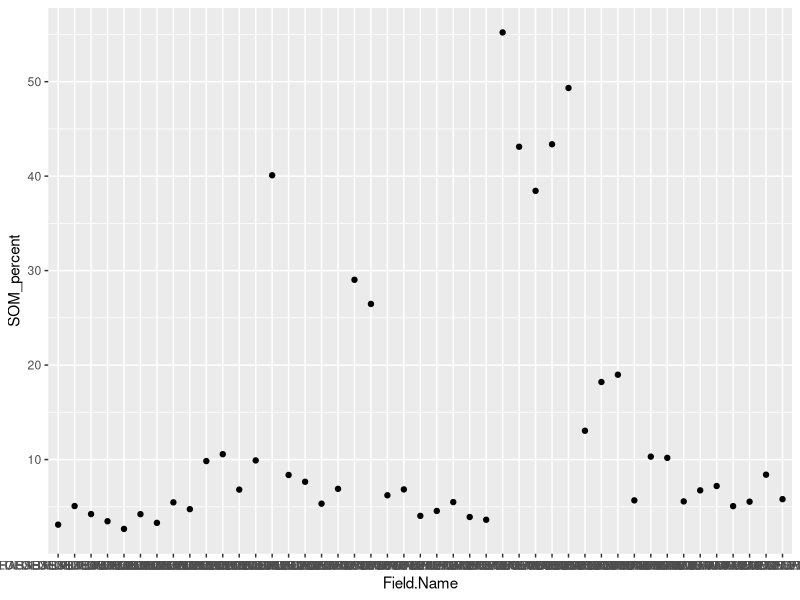
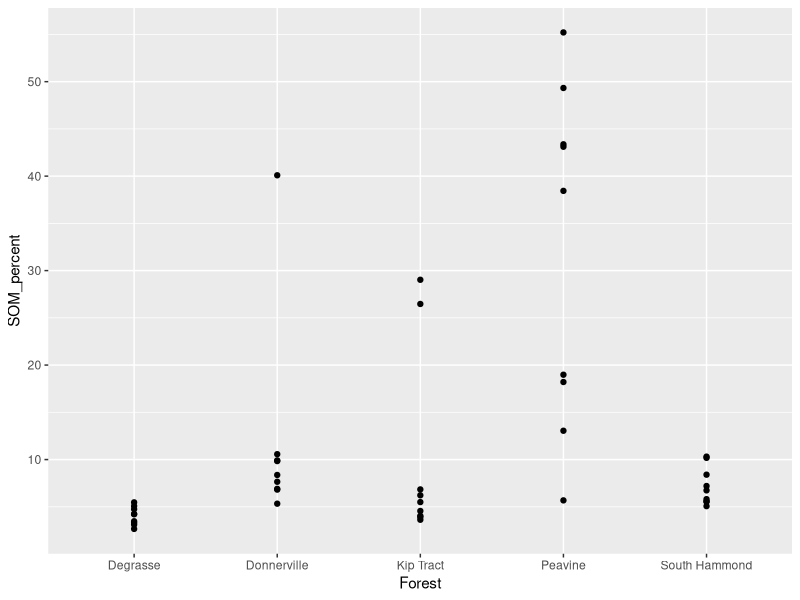
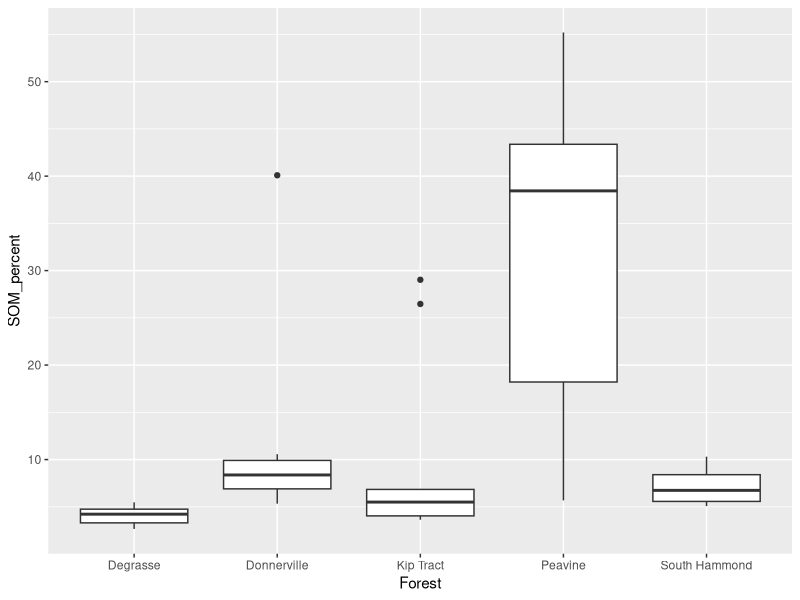
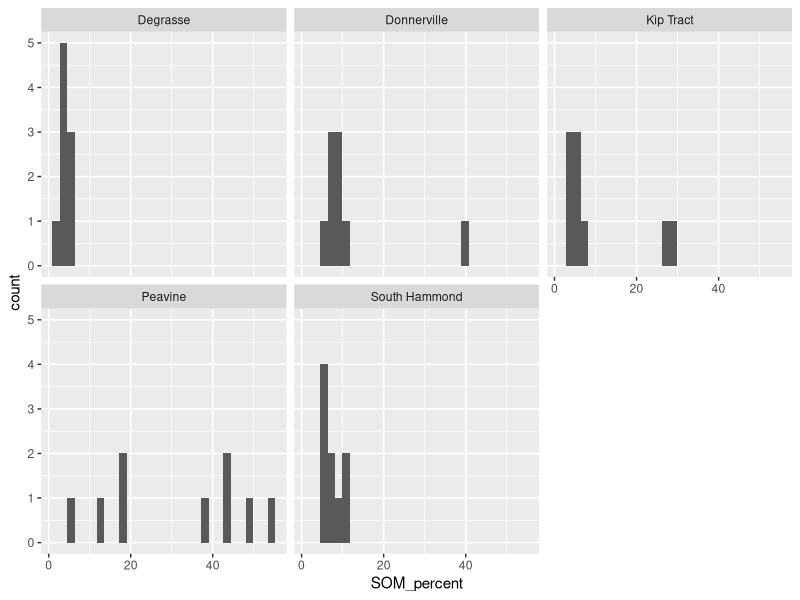
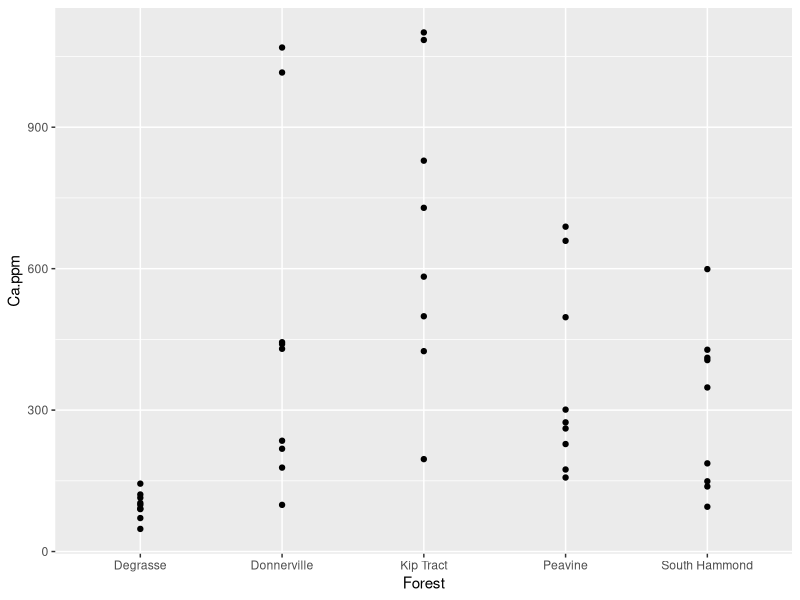
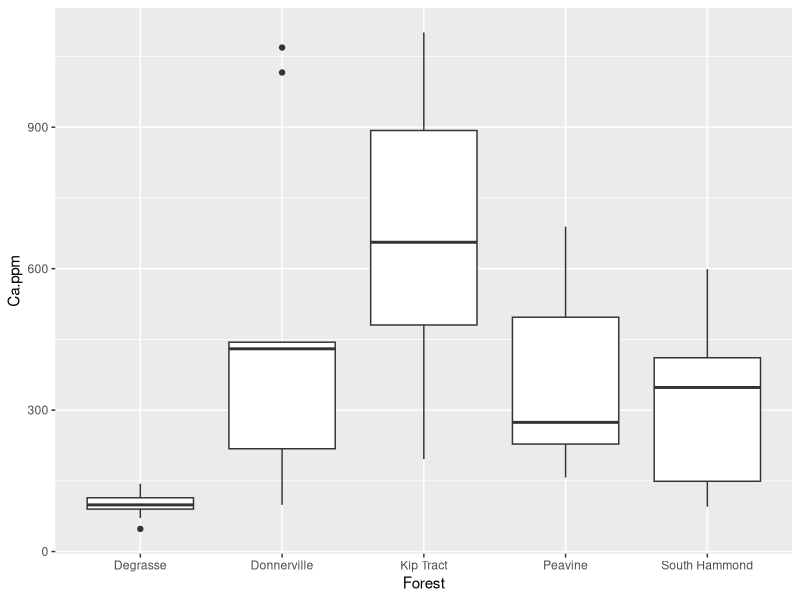
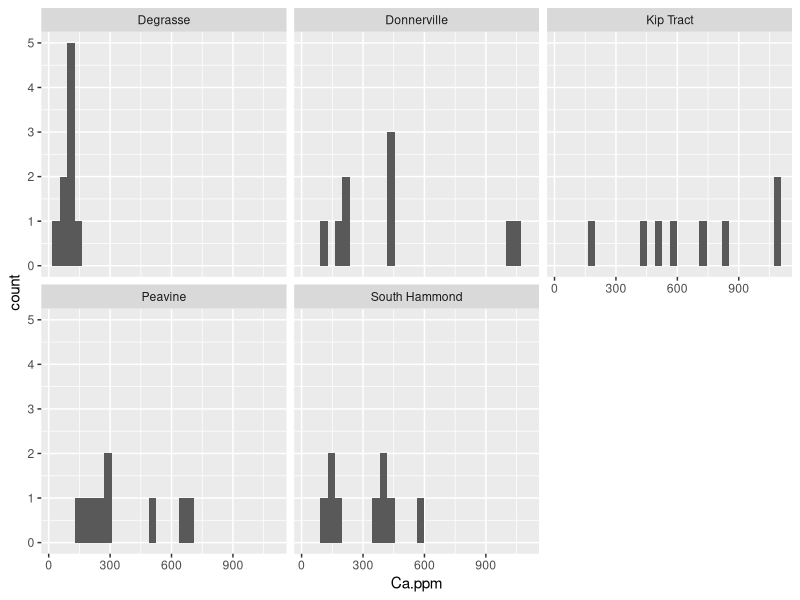

Reproduce these figures in R, in order.
## ---- chunk 1
rm(list = ls())
library(here)
library(dplyr)
library(ggplot2)
## ---- chunk 2
Soil_Data <- read.csv(here("Data", "soil_data.csv"))
## ---- chunk 3
ggplot(Soil_Data, aes(x = Field.Name, y = SOM_percent)) + geom_point()

## Field.Name represents the x-axis, but it's near impossible to differentiate which forests are being shown. The y-axis is SOM in percent form. 
## ---- chunk 4
Soil_Data2 <- mutate(Soil_Data, Forest=NA)
## ---- chunk 5
Soil_Data2[1:9, "Forest"] <- "Degrasse"

Soil_Data2[10:18, "Forest"] <- "Donnerville"

Soil_Data2[19:27, "Forest"] <- "Kip Tract"

Soil_Data2[28:36, "Forest"] <- "Peavine"

Soil_Data2[37:45, "Forest"] <- "South Hammond"

## Indexing with brackets allows me to select columns between x:y, separating them for whatever else I wish to do. In this case, I assigned forest names to each grouping, eliminating the need to individually type in and assign names to each cell. 
## ---- chunk 6
ggplot(Soil_Data2, aes(x = Forest, y = SOM_percent)) + geom_point()

ggplot(Soil_Data2, aes(x = Forest, y = SOM_percent))  +
  geom_boxplot() +
  xlab("Forest") +
ylab("SOM_percent")

ggplot(Soil_Data2, aes(x = SOM_percent)) +
  geom_histogram() +
facet_wrap(~Forest)

## For box plots, geom_boxplot() is used. X and y axis labels must be provided below, their names in quotation marks. Remember to put + between functions to link them! 

## The histogram was a bit more challenging to figure out. I needed to assign SOM_percent to the x-axis rather than the y-axis, as its count was being measured by individual location. Using facet_wrap(), I could take all independent values from 'Forest' and create individual histograms of SOM_percent for each. 
## ---- chunk 7
ggplot(Soil_Data2, aes(x = Forest, y = Ca.ppm)) + geom_point()

ggplot(Soil_Data2, aes(x = Forest, y = Ca.ppm))  +
  geom_boxplot() +
  xlab("Forest") +
ylab("Ca.ppm")

ggplot(Soil_Data2, aes(x = Ca.ppm)) +
  geom_histogram() +
facet_wrap(~Forest)
